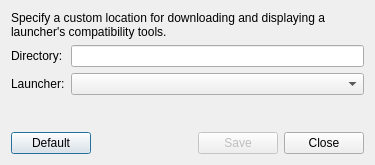
<?xml version="1.0" encoding="UTF-8"?>
<ui version="4.0">
 <class>PuiguiCustomInstallDirectoryDialog</class>
 <widget class="QDialog" name="PuiguiCustomInstallDirectoryDialog">
  <property name="geometry">
   <rect>
    <x>0</x>
    <y>0</y>
    <width>375</width>
    <height>165</height>
   </rect>
  </property>
  <property name="minimumSize">
   <size>
    <width>375</width>
    <height>165</height>
   </size>
  </property>
  <property name="windowTitle">
   <string>Dialog</string>
  </property>
  <property name="modal">
   <bool>true</bool>
  </property>
  <layout class="QVBoxLayout" name="verticalLayout">
   <item>
    <widget class="QLabel" name="txtDescription">
     <property name="text">
      <string>Specify a custom location for downloading and displaying a launcher's compatibility tools.</string>
     </property>
     <property name="wordWrap">
      <bool>true</bool>
     </property>
    </widget>
   </item>
   <item>
    <layout class="QFormLayout" name="formLayout">
     <item row="1" column="0">
      <widget class="QLabel" name="lblInstallDirectory">
       <property name="text">
        <string>Directory:</string>
       </property>
      </widget>
     </item>
     <item row="1" column="1">
      <widget class="QLineEdit" name="txtInstallDirectory"/>
     </item>
     <item row="2" column="0">
      <widget class="QLabel" name="lblLauncher">
       <property name="text">
        <string>Launcher:</string>
       </property>
      </widget>
     </item>
     <item row="2" column="1">
      <widget class="QComboBox" name="comboLauncher">
       <property name="sizePolicy">
        <sizepolicy hsizetype="Expanding" vsizetype="Fixed">
         <horstretch>0</horstretch>
         <verstretch>0</verstretch>
        </sizepolicy>
       </property>
      </widget>
     </item>
    </layout>
   </item>
   <item>
    <spacer name="verticalSpacer">
     <property name="orientation">
      <enum>Qt::Orientation::Vertical</enum>
     </property>
     <property name="sizeHint" stdset="0">
      <size>
       <width>20</width>
       <height>40</height>
      </size>
     </property>
    </spacer>
   </item>
   <item>
    <layout class="QHBoxLayout" name="horizontalLayout_2">
     <item>
      <widget class="QPushButton" name="btnDefault">
       <property name="toolTip">
        <string>Reset the custom install directory back to default for this launcher</string>
       </property>
       <property name="text">
        <string>Default</string>
       </property>
      </widget>
     </item>
     <item>
      <spacer name="horizontalSpacer">
       <property name="orientation">
        <enum>Qt::Orientation::Horizontal</enum>
       </property>
       <property name="sizeHint" stdset="0">
        <size>
         <width>40</width>
         <height>20</height>
        </size>
       </property>
      </spacer>
     </item>
     <item>
      <widget class="QPushButton" name="btnSave">
       <property name="enabled">
        <bool>false</bool>
       </property>
       <property name="text">
        <string>Save</string>
       </property>
      </widget>
     </item>
     <item>
      <widget class="QPushButton" name="btnClose">
       <property name="text">
        <string>Close</string>
       </property>
      </widget>
     </item>
    </layout>
   </item>
  </layout>
 </widget>
 <resources/>
 <connections/>
</ui>
